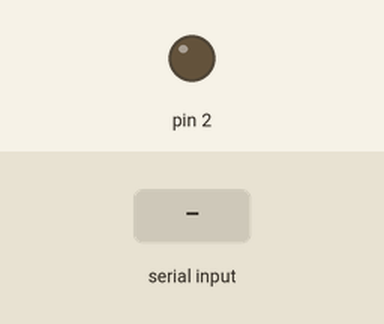
This sketch was run on a simulated Arduino Uno, built with avr-gcc and run on an emulated ATmega328P. Parts: output pins drawn as LEDs (lit = HIGH). Inputs (shaded band) come from the test bench. What the sketch prints to the serial monitor is not drawn.

Above: at 1.2 s.
1.3 s: "1" received over Serial
At 1.9 s:
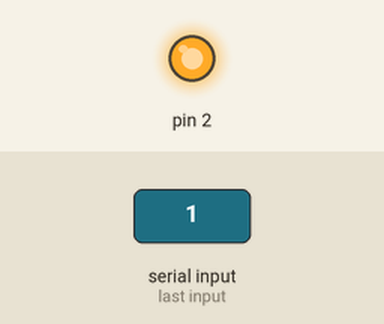
2.8 s: "0" received over Serial
Timing chart, 0 to 5.8 s (numbered marks = the images above; inputs shaded):
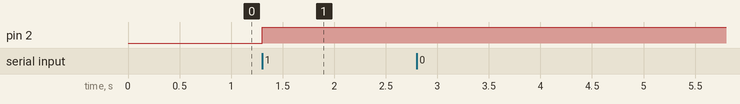

Measured:
- after the input at 1.3 s, pin 2: LOW → HIGH at once
- after the input at 2.8 s, every drawn part: stays the same

The sketch:

test_motor.ino
```cpp
void setup() {
  Serial.begin(9600); // Initialize the Serial communication
  pinMode(2, OUTPUT);
}

void loop() {
  if (Serial.available() > 0) { // Check if data is available to read
    char receivedChar = Serial.read(); // Read the character
    Serial.print("You typed: "); // Print a message
    Serial.println(receivedChar); // Print the character
  }
  if (Serial.available())
  {
    char data = Serial.read();
    if (data == '1')
    {
      digitalWrite(2, HIGH);
    }
    else if (data == '0')
    {
      digitalWrite(2, LOW);
    }
  }
}
```
